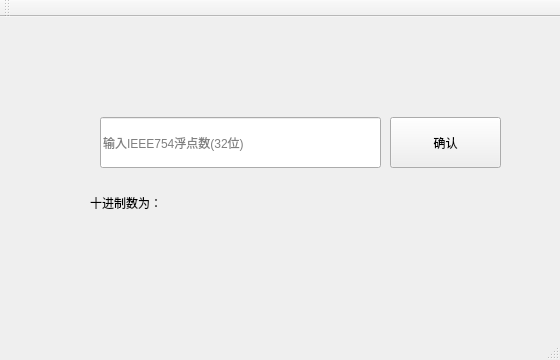
<?xml version="1.0" encoding="UTF-8"?>
<ui version="4.0">
 <class>MainWindow</class>
 <widget class="QMainWindow" name="MainWindow">
  <property name="geometry">
   <rect>
    <x>0</x>
    <y>0</y>
    <width>560</width>
    <height>360</height>
   </rect>
  </property>
  <property name="windowTitle">
   <string>IEEE754</string>
  </property>
  <widget class="QWidget" name="centralWidget">
   <widget class="QLineEdit" name="le_input">
    <property name="geometry">
     <rect>
      <x>100</x>
      <y>100</y>
      <width>281</width>
      <height>51</height>
     </rect>
    </property>
    <property name="text">
     <string/>
    </property>
    <property name="placeholderText">
     <string>输入IEEE754浮点数(32位)</string>
    </property>
   </widget>
   <widget class="QPushButton" name="btn_ok">
    <property name="geometry">
     <rect>
      <x>390</x>
      <y>100</y>
      <width>111</width>
      <height>51</height>
     </rect>
    </property>
    <property name="text">
     <string>确认</string>
    </property>
   </widget>
   <widget class="QLabel" name="label">
    <property name="geometry">
     <rect>
      <x>250</x>
      <y>160</y>
      <width>251</width>
      <height>51</height>
     </rect>
    </property>
    <property name="styleSheet">
     <string notr="true">font: 16pt &quot;楷体&quot;;</string>
    </property>
    <property name="text">
     <string/>
    </property>
   </widget>
   <widget class="QLabel" name="label_2">
    <property name="geometry">
     <rect>
      <x>90</x>
      <y>160</y>
      <width>151</width>
      <height>51</height>
     </rect>
    </property>
    <property name="styleSheet">
     <string notr="true">font: 16pt &quot;楷体&quot;;</string>
    </property>
    <property name="text">
     <string>十进制数为：</string>
    </property>
   </widget>
  </widget>
  <widget class="QMenuBar" name="menuBar">
   <property name="geometry">
    <rect>
     <x>0</x>
     <y>0</y>
     <width>560</width>
     <height>26</height>
    </rect>
   </property>
  </widget>
  <widget class="QToolBar" name="mainToolBar">
   <attribute name="toolBarArea">
    <enum>TopToolBarArea</enum>
   </attribute>
   <attribute name="toolBarBreak">
    <bool>false</bool>
   </attribute>
  </widget>
  <widget class="QStatusBar" name="statusBar"/>
 </widget>
 <layoutdefault spacing="6" margin="11"/>
 <resources/>
 <connections/>
</ui>
